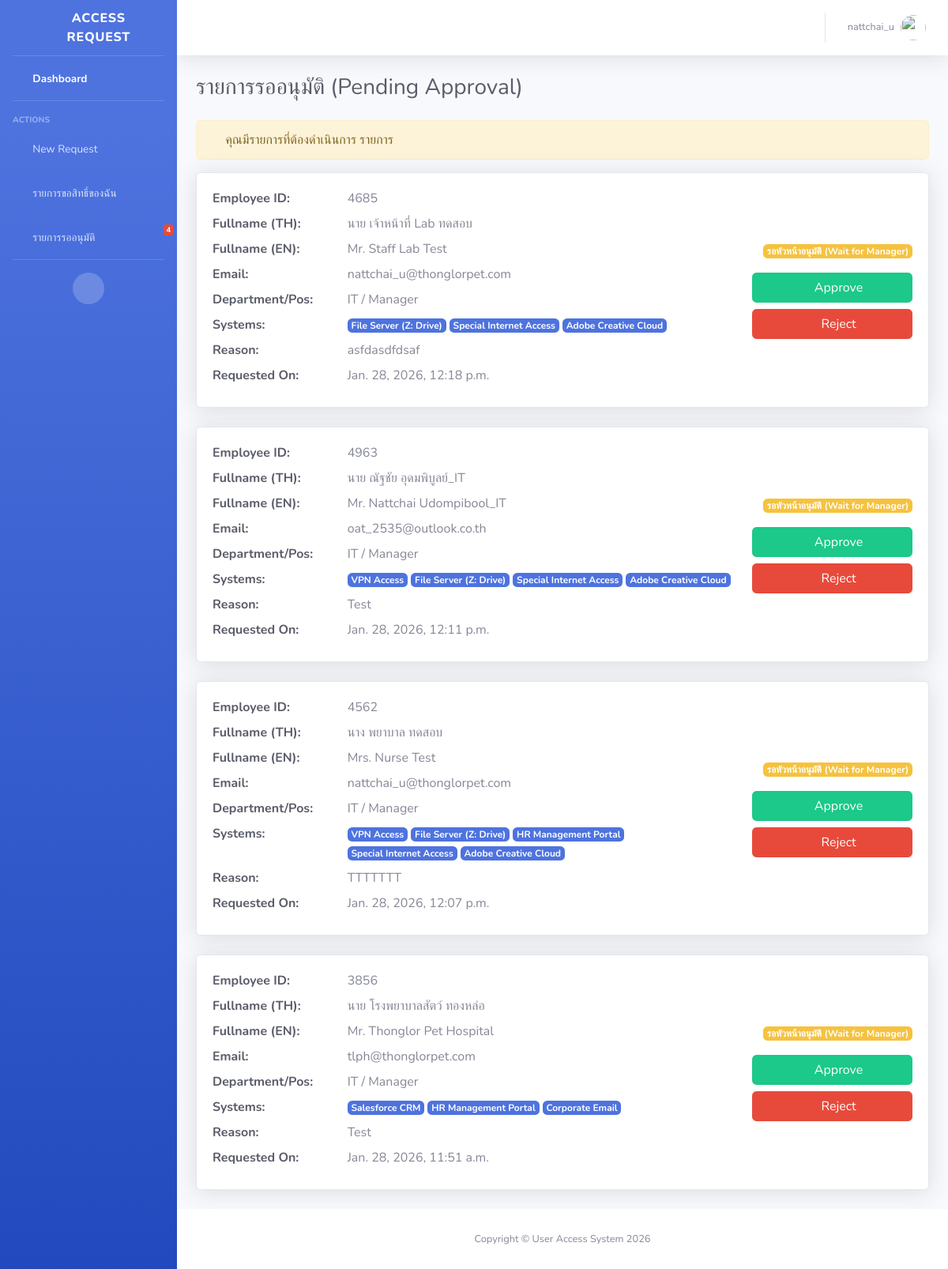
The page /approvals/ (signed in) on the database its author committed.
### access_requests/models.py (models this page shows, shortened)
class AccessRequest(models.Model):
    STATUS_CHOICES = [
        ('pending_manager', 'รอหัวหน้าอนุมัติ (Wait for Manager)'),
        ('pending_it', 'รอ IT อนุมัติ (Wait for IT)'),
        ('approved', 'อนุมัติแล้ว (Approved)'),
        ('rejected', 'ไม่อนุมัติ (Rejected)'),
    ]
    ACCESS_LEVEL_CHOICES = [
        ('read', 'Read Only (ดูอย่างเดียว)'),
        ('editor', 'Editor (แก้ไขข้อมูลได้)'),
        ('admin', 'Admin (ผู้ดูแลระบบ)'),
    ]
    request_code = models.CharField(max_length=20, unique=True, editable=False)
    user = models.ForeignKey(User, on_delete=models.CASCADE, related_name='access_requests', null=True, blank=True)
    PREFIX_CHOICES = [
        ('mr', 'นาย/Mr.'),
        ('mrs', 'นาง/Mrs.'),
        ('miss', 'นางสาว/Miss'),
        ('dr_m', 'น.สพ./Dr.'),
        ('dr_f', 'สพ.ญ./Dr.'),
        ('other', 'อื่นๆ'),
    ]
    employee_id = models.CharField(max_length=20, verbose_name="รหัสพนักงาน")
    email = models.EmailField(verbose_name="E-mail")
    prefix = models.CharField(max_length=20, choices=PREFIX_CHOICES, verbose_name="คำนำหน้าชื่อ")
    prefix_other = models.CharField(max_length=100, blank=True, null=True, verbose_name="คำนำหน้าชื่อ (อื่นๆ)")
    prefix_th = models.CharField(max_length=20, blank=True, null=True, verbose_name="คำนำหน้า (ไทย)")
    prefix_en = models.CharField(max_length=20, blank=True, null=True, verbose_name="คำนำหน้า (อังกฤษ)")
    firstname_th = models.CharField(max_length=150, verbose_name="ชื่อ (ไทย)", default="")
    lastname_th = models.CharField(max_length=150, verbose_name="นามสกุล (ไทย)", default="")
    firstname_en = models.CharField(max_length=150, verbose_name="ชื่อ (อังกฤษ)", default="")
    lastname_en = models.CharField(max_length=150, verbose_name="นามสกุล (อังกฤษ)", default="")
    department = models.ForeignKey(Department, on_delete=models.SET_NULL, null=True, verbose_name="แผนก")
    position = models.ForeignKey(Position, on_delete=models.SET_NULL, null=True, verbose_name="ตำแหน่ง")
    systems = models.ManyToManyField(System)
    access_level = models.CharField(max_length=20, choices=ACCESS_LEVEL_CHOICES, default='read')
    reason = models.TextField()
    status = models.CharField(max_length=20, choices=STATUS_CHOICES, default='pending_manager')
    created_at = models.DateTimeField(auto_now_add=True)
    updated_at = models.DateTimeField(auto_now=True)
    manager_approver = models.ForeignKey(User, on_delete=models.SET_NULL, null=True, blank=True, related_name='manager_approvals', verbose_name="ผู้อนุมัติ (Manager)")
    manager_approval_date = models.DateTimeField(null=True, blank=True)
    manager_comment = models.TextField(blank=True, null=True, verbose_name="ความเห็น Manager")
    it_approver = models.ForeignKey(User, on_delete=models.SET_NULL, null=True, blank=True, related_name='it_approvals', verbose_name="ผู้อนุมัติ (IT)")
    it_approval_date = models.DateTimeField(null=True, blank=True)
    reject_reason = models.TextField(blank=True, null=True, verbose_name="เหตุผลที่ปฏิเสธ")
    rejected_by = models.ForeignKey(User, on_delete=models.SET_NULL, null=True, blank=True, related_name='rejected_requests', verbose_name="ผู้ปฏิเสธ")
    rejected_at = models.DateTimeField(null=True, blank=True, verbose_name="วันที่ปฏิเสธ")

class Department(models.Model):
    name = models.CharField(max_length=100)
    description = models.TextField(blank=True)

class Position(models.Model):
    name = models.CharField(max_length=100)
    description = models.TextField(blank=True)

class System(models.Model):
    name = models.CharField(max_length=100)
    description = models.TextField(blank=True)

### access_requests/views.py (the view)
# urls.py: path('approvals/', views.approval_list, name='approval_list'),
@staff_member_required
def approval_list(request):
    from django.core.paginator import Paginator
    request_list = AccessRequest.objects.filter(status__in=['pending_manager', 'pending_it']).order_by('-created_at')
    paginator = Paginator(request_list, 5) # Show 5 requests per page
    page_number = request.GET.get('page')
    requests = paginator.get_page(page_number)
    return render(request, 'access_requests/approval_list.html', {'requests': requests})

### access_requests/context_processors.py (called while the page is built)
def pending_approvals_count(request):
    if request.user.is_authenticated and request.user.is_staff:
        count = AccessRequest.objects.filter(status__in=['pending_manager', 'pending_it']).count()
        return {'pending_approval_count': count}
    return {}

### templates/access_requests/approval_list.html (shortened to what this page needs)
{% extends 'base.html' %}
{% block content %}
<div class="d-sm-flex align-items-center justify-content-between mb-4">
    <h1 class="h3 mb-0 text-gray-800">รายการรออนุมัติ (Pending Approval)</h1>
</div>
<div class="alert alert-warning" role="alert">
    <i class="fas fa-exclamation-triangle"></i> คุณมีรายการที่ต้องดำเนินการ <strong>{{ requests.count }}</strong> รายการ
</div>
<div class="row">
    <div class="col-lg-12">
        {% for req in requests %}
        <div class="card shadow mb-4">
            <div class="card-body">
                <div class="row align-items-center">
                    <div class="col-md-9">
                        <div class="row mb-2">
                            <div class="col-sm-3 font-weight-bold text-gray-800">Employee ID:</div>
                            <div class="col-sm-9">{{ req.employee_id }}</div>
                        </div>
                        <div class="row mb-2">
                            <div class="col-sm-3 font-weight-bold text-gray-800">Fullname (TH):</div>
                            <div class="col-sm-9">{{ req.prefix_th|default:"" }} {{ req.firstname_th }} {{ req.lastname_th }}</div>
                        </div>
                        <div class="row mb-2">
                            <div class="col-sm-3 font-weight-bold text-gray-800">Fullname (EN):</div>
                            <div class="col-sm-9">{{ req.prefix_en|default:"" }} {{ req.firstname_en }} {{ req.lastname_en }}</div>
                        </div>
                        <div class="row mb-2">
                            <div class="col-sm-3 font-weight-bold text-gray-800">Email:</div>
                            <div class="col-sm-9">{{ req.email }}</div>
                        </div>
                        <div class="row mb-2">
                            <div class="col-sm-3 font-weight-bold text-gray-800">Department/Pos:</div>
                            <div class="col-sm-9">{{ req.department.name }} / {{ req.position.name }}</div>
                        </div>
                        <div class="row mb-2">
                            <div class="col-sm-3 font-weight-bold text-gray-800">Systems:</div>
                            <div class="col-sm-9">
                                {% for sys in req.systems.all %}
                                    <span class="badge badge-primary">{{ sys.name }}</span>
                                {% endfor %}
                            </div>
                        </div>
                        <div class="row mb-2">
                            <div class="col-sm-3 font-weight-bold text-gray-800">Reason:</div>
                            <div class="col-sm-9">{{ req.reason }}</div>
                        </div>
                        <div class="row mb-2">
                            <div class="col-sm-3 font-weight-bold text-gray-800">Requested On:</div>
                            <div class="col-sm-9">{{ req.created_at|date:"M. d, Y, P" }}</div>
                        </div>
                    </div>
                    <div class="col-md-3 text-right">
                         <div class="mb-3">
                             <span class="badge badge-warning">{{ req.get_status_display }}</span>
                         </div>
                         <div class="d-flex flex-column align-items-end">
                             <form action="{% url 'approve_request' req.pk %}" method="post" class="mb-2 w-100">
                                 <button type="submit" class="btn btn-success btn-block">
                                     <i class="fas fa-check"></i> Approve
                                 </button>
                             </form>
                             <button type="button" class="btn btn-danger btn-block" data-toggle="modal" data-target="#rejectModal-{{ req.pk }}">
                                 <i class="fas fa-times"></i> Reject
                             </button>
                         </div>
                    </div>
                </div>
            </div>
        </div>
        {% empty %}
        <div class="text-center py-5">
            <h5 class="text-gray-500">ไม่มีรายการรออนุมัติ</h5>
        </div>
        {% endfor %}
    </div>
</div>
{% endblock %}

### templates/base.html (shortened to what this page needs)
{% load static %}
<!DOCTYPE html>
<html lang="en">
<head>
    <link href="{% static 'vendor/fontawesome-free/css/all.min.css' %}" rel="stylesheet" type="text/css">
    <link href="{% static 'css/sb-admin-2.min.css' %}" rel="stylesheet">
</head>
<body id="page-top">
    <div id="wrapper">
        {% if user.is_authenticated %}
        <ul class="navbar-nav bg-gradient-primary sidebar sidebar-dark accordion" id="accordionSidebar">
            <a class="sidebar-brand d-flex align-items-center justify-content-center" href="{% url 'dashboard' %}">
                <div class="sidebar-brand-icon rotate-n-15">
                    <i class="fas fa-lock"></i>
                </div>
                <div class="sidebar-brand-text mx-3">Access Request</div>
            </a>
            <hr class="sidebar-divider my-0">
            <li class="nav-item active">
                <a class="nav-link" href="{% url 'dashboard' %}">
                    <i class="fas fa-fw fa-tachometer-alt"></i>
                    <span>Dashboard</span></a>
            </li>
            <hr class="sidebar-divider">
            <div class="sidebar-heading">
                Actions
            </div>
            <li class="nav-item">
                <a class="nav-link" href="{% url 'create_request' %}">
                    <i class="fas fa-fw fa-plus-circle"></i>
                    <span>New Request</span></a>
            </li>
            <li class="nav-item">
                <a class="nav-link" href="{% url 'request_list' %}">
                    <i class="fas fa-fw fa-list"></i>
                    <span>รายการขอสิทธิ์ของฉัน</span></a>
            </li>
            {% if user.is_staff %}
            <li class="nav-item">
                <a class="nav-link" href="{% url 'approval_list' %}">
                    <i class="fas fa-fw fa-check-square"></i>
                    <span>รายการรออนุมัติ</span>
                    {% if pending_approval_count > 0 %}
                        <span class="badge badge-danger badge-counter">{{ pending_approval_count }}</span>
                    {% endif %}
                </a>
            </li>
            {% endif %}
            <hr class="sidebar-divider d-none d-md-block">
            <div class="text-center d-none d-md-inline">
                <button class="rounded-circle border-0" id="sidebarToggle"></button>
            </div>
        </ul>
        {% endif %}
        <div id="content-wrapper" class="d-flex flex-column">
            <div id="content">
                {% if user.is_authenticated %}
                <nav class="navbar navbar-expand navbar-light bg-white topbar mb-4 static-top shadow">
                    <ul class="navbar-nav ml-auto">
                        <li class="nav-item dropdown no-arrow">
                            <a class="nav-link dropdown-toggle" href="#" id="userDropdown" role="button"
                                data-toggle="dropdown" aria-haspopup="true" aria-expanded="false">
                                <span class="mr-2 d-none d-lg-inline text-gray-600 small">{{ user.username }}</span>
                                <img class="img-profile rounded-circle"
                                    src="{% static 'img/undraw_profile.svg' %}">
                            </a>
                        </li>
                    </ul>
                </nav>
                {% endif %}
                <div class="container-fluid">
                    {% block content %}
                    {% endblock %}
                </div>
            </div>
            <footer class="sticky-footer bg-white">
                <div class="container my-auto">
                    <div class="copyright text-center my-auto">
                        <span>Copyright &copy; User Access System 2026</span>
                    </div>
                </div>
            </footer>
        </div>
    </div>
</body>
</html>

### rows shown on the page
AccessRequest: employee_id "4685", prefix_th "นาย", firstname_th "เจ้าหน้าที่ Lab", lastname_th "ทดสอบ", prefix_en "Mr.", firstname_en "Staff Lab", lastname_en "Test", email "nattchai_u@thonglorpet.com", department.name "IT", position.name "Manager", reason "asfdasdfdsaf", created_at "Jan. 28, 2026, 12:18 p.m.", status "รอหัวหน้าอนุมัติ (Wait for Manager)"
System: name "File Server (Z: Drive)"
System: name "Special Internet Access"
System: name "Adobe Creative Cloud"
AccessRequest: employee_id "4963", prefix_th "นาย", firstname_th "ณัฐชัย", lastname_th "อุดมพิบูลย์_IT", prefix_en "Mr.", firstname_en "Nattchai", lastname_en "Udompibool_IT", email "oat_2535@outlook.co.th", department.name "IT", position.name "Manager", reason "Test", created_at "Jan. 28, 2026, 12:11 p.m.", status "รอหัวหน้าอนุมัติ (Wait for Manager)"
System: name "VPN Access"
AccessRequest: employee_id "4562", prefix_th "นาง", firstname_th "พยาบาล", lastname_th "ทดสอบ", prefix_en "Mrs.", firstname_en "Nurse", lastname_en "Test", email "nattchai_u@thonglorpet.com", department.name "IT", position.name "Manager", reason "TTTTTTT", created_at "Jan. 28, 2026, 12:07 p.m.", status "รอหัวหน้าอนุมัติ (Wait for Manager)"
System: name "HR Management Portal"
AccessRequest: employee_id "3856", prefix_th "นาย", firstname_th "โรงพยาบาลสัตว์", lastname_th "ทองหล่อ", prefix_en "Mr.", firstname_en "Thonglor Pet", lastname_en "Hospital", email "tlph@thonglorpet.com", department.name "IT", position.name "Manager", reason "Test", created_at "Jan. 28, 2026, 11:51 a.m.", status "รอหัวหน้าอนุมัติ (Wait for Manager)"
System: name "Salesforce CRM"
System: name "Corporate Email"

### other values the page prints
{{ pending_approval_count }} "4"
{{ user.username }} "nattchai_u"
